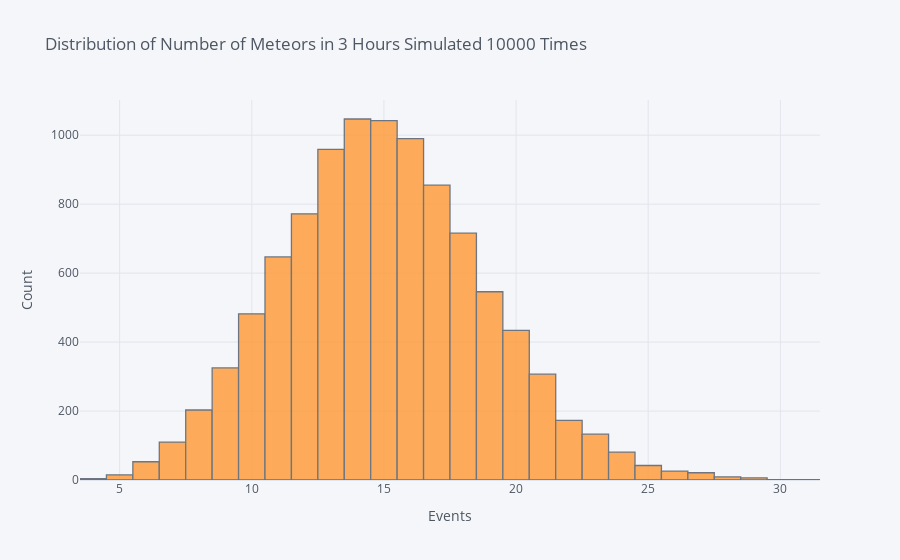

Source (notebook cell):
### Code cell
counts = np.random.poisson(lam * 3, size=N)
plot_hist(counts, title=f'Distribution of Number of Meteors in 3 Hours Simulated {N} Times')

### Figure 1 — Plotly figure (JSON) as saved in the notebook; plotly's stock layout.template omitted (floating-point values rounded to 4 significant figures; data arrays with more than 128 entries replaced by an {"elided": "..."} marker saying what was removed)
{"data": [{"histfunc": "count", "histnorm": "", "marker": {"color": "rgba(255, 153, 51, 1.0)", "line": {"color": "#4D5663", "width": 1.3}}, "name": "0", "opacity": 0.8, "orientation": "v", "type": "histogram", "x": {"elided": "10000 int values"}}], "layout": {"barmode": "overlay", "legend": {"bgcolor": "#F5F6F9", "font": {"color": "#4D5663"}}, "paper_bgcolor": "#F5F6F9", "plot_bgcolor": "#F5F6F9", "title": {"font": {"color": "#4D5663"}, "text": "Distribution of Number of Meteors in 3 Hours Simulated 10000 Times"}, "xaxis": {"gridcolor": "#E1E5ED", "showgrid": true, "tickfont": {"color": "#4D5663"}, "title": {"font": {"color": "#4D5663"}, "text": "Events"}, "zerolinecolor": "#E1E5ED"}, "yaxis": {"gridcolor": "#E1E5ED", "showgrid": true, "tickfont": {"color": "#4D5663"}, "title": {"font": {"color": "#4D5663"}, "text": "Count"}, "zerolinecolor": "#E1E5ED"}}}
